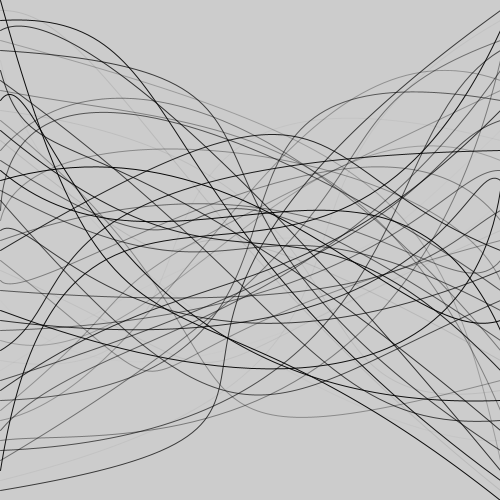
Frame 1 (no input)
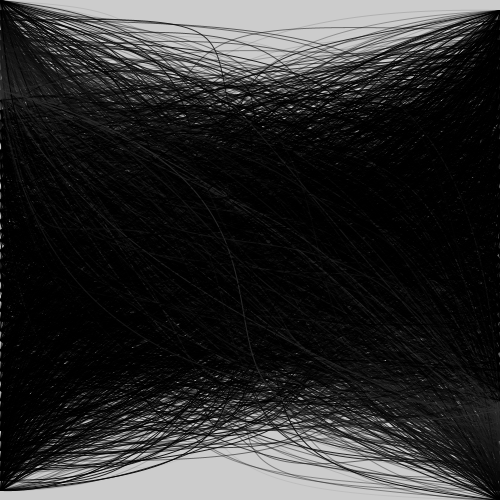
Frame 60 (the mouse pressed at the canvas centre just before this capture)
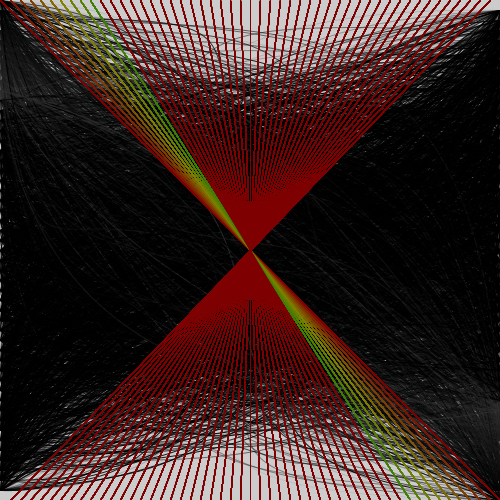
Frame 120 (the mouse held since frame 60 and released just before this capture)

The Processing sketch that drew these frames (run headless with seeded random() and noise(); from frame 60 on, the mouse is pressed at the canvas centre):

// Processing sketch: processing_9383
// ── processing_9383.pde

/**
 * Hue. 
 * 
 * Hue is the color reflected from or transmitted through an object 
 * and is typically referred to as the name of the color (red, blue, yellow, etc.) 
 * Move the cursor vertically over each bar to alter its hue.

remixed by mar_b 
 */
 
int barWidth = 10;
int[] hue;

void setup() 
{
  size(500, 500);
  colorMode(HSB, 360, 230, height);  
  hue = new int[width/barWidth];
  noFill();
}

void draw() 
{
  int j = 0;
  for (int i=0; i<=(width-barWidth); i+=barWidth) {     
    if(mousePressed){
    if ((mouseX > i) && (mouseX < i+barWidth)) {
      hue[j] = mouseY;
    }
    stroke(hue[j], height/1.2, mouseY);
    bezier(i, 0, mouseX, mouseY, mouseY, mouseX, width-i, height );  
    }else{
      if ((random(0,100) > i) && (random(0,100) < i+barWidth)) {
      hue[j] = i;
    }
    stroke(0, 0, hue[j],random(255));
    bezier(0,i, random(height), random(width), random(height), random(width), width, height-i);  
    }
    j++;
  }
}
